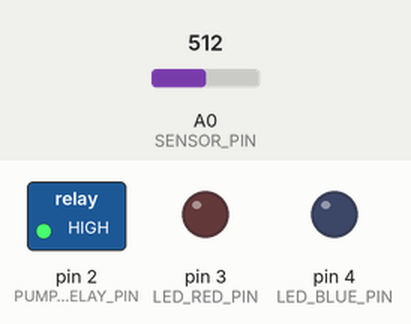
The sketch below on a simulated Arduino Leonardo, built for the host (arithmetic inside an expression is 32-bit, double 64-bit). On the bench: switched loads named in the sketch (green lamp = pin HIGH), output pins drawn as LEDs (lit = HIGH). Inputs (shaded band) come from the test bench; at power-on: A0 (SENSOR_PIN) = 512. WiFi joins after 1.5 s; servers stay silent unless stated; what the sketch prints to the serial monitor is not drawn.

Above: at 0.6 s.
At 1.6 s:
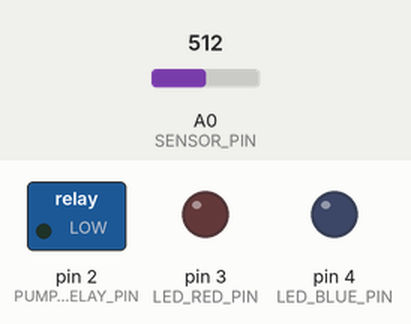
At 39.6 s:
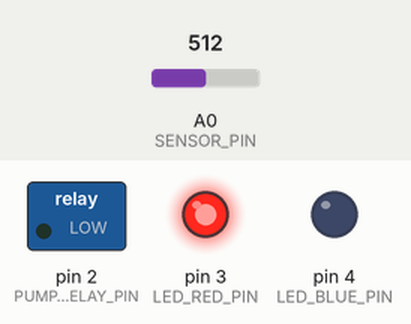
Timing chart, 0 to 40.5 s (numbered marks = the images above):
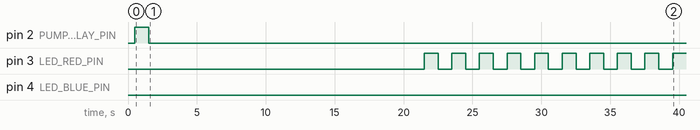

The sketch:

5_Run_WaterPump_with_Delay.ino
```cpp
/********************************************************************************
 * File: 5_Run_WaterPump_with_Delay.ino
 *
 * Description:
 * This sketch demonstrates how to integrate a water pump into the IoT system
 * using a simple, but flawed, `delay()`-based approach. It serves as an
 * educational example to highlight the problems with blocking code in a
 * responsive system.
 *
 * While the non-blocking `millis()` structure is used for sensor reading and
 * ThingSpeak uploads, the water pump control itself is handled by a function
 * that uses long, blocking `delay()` calls.
 *
 * Key Features & Learning Points:
 * 1. Blocking Pump Control: The `runWaterPumpCycle_with_delay()` function
 *    completely halts the microcontroller's execution.
 * 2. Hysteresis Logic: It correctly uses a lower and upper moisture threshold
 *    to decide when to start the watering cycle.
 * 3. The "Delay" Problem: When the pump cycle runs, you will observe that
 *    the status LEDs stop blinking and the Serial Monitor provides no updates.
 *    This is because the main `loop()` is frozen, demonstrating why `delay()`
 *    is unsuitable for responsive, multi-tasking projects.
 ********************************************************************************/

// --- Libraries ---
#include "ThingSpeak.h"
#include "WiFiEsp.h"

// --- Hardware Pin Definitions ---
#define SENSOR_PIN A0
#define PUMP_RELAY_PIN  2
#define LED_RED_PIN     3
#define LED_BLUE_PIN    4

// --- Sensor Calibration ---
// Replace these with the values you found in the calibration step
const int DRY_VALUE = 680; // Raw ADC value for 0% moisture (in air)
const int WET_VALUE = 250; // Raw ADC value for 100% moisture (in water)

// --- Wi-Fi & ThingSpeak Configuration ---
#define ESP_BAUDRATE 115200
#define SERIAL_MON_BAUDRATE 115200
char ssid[] = "YOUR_SSID";     // Your network SSID (name)
char pass[] = "YOUR_PASSWORD"; // Your network password

const unsigned long myChannelNumber = 123456;        // Your ThingSpeak channel number
const char *myWriteAPIKey = "channel_write_apikey";  // Your ThingSpeak Write API Key
const unsigned int moistureFieldNumber = 1;          // Field number for moisture data

// --- Global Variables ---
WiFiEspClient thingspeakClient;
int currentMoisturePercent = 0; // Holds the latest sensor reading
bool isWifiModuleOK = false;    // Flag to track if the ESP8266 is responding

// --- Timing Control (Non-Blocking) ---
// Used to track time for various tasks without using delay()
unsigned long previousSensorReadMillis = 0;
unsigned long previousThingSpeakUploadMillis = 0;
unsigned long previousLedBlinkyMillis = 0;

// Set the intervals for how often tasks should run (in milliseconds)
const long sensorReadInterval = 5000;       // Read sensor every 5 seconds
const long thingSpeakUploadInterval = 60000; // Upload to ThingSpeak every 60 seconds
const long ledBlinkyInterval = 1000;  //led blinks in 1 second, with "red led => no wifi", "blue led => good wifi"

// Pump turn-on time and soak time - need tuning for your own case
const unsigned int pumpOnTime = 1000; // Pump ON time in milliseconds (1 second)
const unsigned int pumpSoakTime = 20000; // Soak time in milliseconds (20 seconds)
// Hysteresis upper and lower moisture threshold values - also need tuning for your own case
const unsigned int upperMoistureThreshold = 35; // Upper threshold in %
const unsigned int lowerMoistureThreshold = 30; // Lower threshold in %

// --- Function Prototypes ---
void connectWiFi();
void readMoisture();
void uploadToThingSpeak();
void controlWaterPump();
void runWaterPumpCycle_with_delay(unsigned int onTime, unsigned int soakTime);
void ledBlinky();

// ==============================================================================
// SETUP: Runs once when the Arduino starts up
// ==============================================================================
void setup() {
  Serial.begin(SERIAL_MON_BAUDRATE);
  Serial1.begin(ESP_BAUDRATE); // Initialize Serial1 for ESP8266 modem
  delay(500); //a short delay to let Serial port settle

  pinMode(PUMP_RELAY_PIN, OUTPUT);
  pinMode(LED_RED_PIN, OUTPUT);
  pinMode(LED_BLUE_PIN, OUTPUT);
  digitalWrite(PUMP_RELAY_PIN, LOW); // Ensure pump is OFF by default
  digitalWrite(LED_RED_PIN, LOW); //turn off RED and BLUE LEDs to start with
  digitalWrite(LED_BLUE_PIN, LOW);

  WiFi.init(&Serial1);

  // Check if the WiFi module is responding.
  if (WiFi.status() == WL_NO_SHIELD) {
    Serial.println("******************************************************");
    Serial.println("ERROR: ESP8266 WiFi module not detected or not responding.");
    Serial.println(" - Check wiring between Mega and ESP8266.");
    Serial.println(" - Ensure ESP8266 has sufficient power.");
    Serial.println(" - The program will continue to run without WiFi.");
    Serial.println("******************************************************");
    isWifiModuleOK = false; // Set flag to prevent further WiFi attempts
  } else {
    Serial.println("WiFi module detected.");
    isWifiModuleOK = true; // WiFi module is OK
  }

  ThingSpeak.begin(thingspeakClient); // Initialize ThingSpeak client
}

// ==============================================================================
// LOOP: Runs continuously and is kept non-blocking
// ==============================================================================
void loop() {
  // Get the current time at the start of the loop
  unsigned long currentMillis = millis();

  // Task 1: Read the moisture sensor at its specified interval
  if (currentMillis - previousSensorReadMillis >= sensorReadInterval) {
    previousSensorReadMillis = currentMillis; // Save the time of this reading
    readMoisture();
  }

  // Task 2: Attempt to upload data to ThingSpeak at its specified interval
  if (currentMillis - previousThingSpeakUploadMillis >= thingSpeakUploadInterval) {
    previousThingSpeakUploadMillis = currentMillis; // Save the time of this attempt

    // Only proceed if the WiFi module was detected at startup
    if (isWifiModuleOK) {
      // If not connected, try to connect now.
      if (WiFi.status() != WL_CONNECTED) {
        connectWiFi();
      }

      // After the connection attempt, check again before uploading.
      if (WiFi.status() == WL_CONNECTED) {
        uploadToThingSpeak();
      }
    }
  }

  // Task 3: Control the water pump (runs on every loop)
  controlWaterPump();

  // Task 4: Blink the LED to give a visual signal
  if(currentMillis - previousLedBlinkyMillis >= ledBlinkyInterval){
    previousLedBlinkyMillis = currentMillis;
    ledBlinky();
  }
}

// ==============================================================================
// --- Helper Functions ---
// ==============================================================================

/**
 * @brief Attempts to connect to the Wi-Fi network.
 * NOTE: WiFi.begin() is a BLOCKING call and can take several seconds to
 * execute. During this time, the main loop will be paused.
 */
void connectWiFi() {
  Serial.println("Attempting to connect to WiFi (this may block for a few seconds)...");
  WiFi.begin(ssid, pass);
}

/**
 * @brief Reads the moisture sensor and updates the global variable.
 */
void readMoisture() {
  int rawValue = analogRead(SENSOR_PIN);

  // Map the raw value to a percentage
  currentMoisturePercent = map(rawValue, DRY_VALUE, WET_VALUE, 0, 100);

  // Constrain the value to the 0-100 range to prevent invalid readings
  currentMoisturePercent = constrain(currentMoisturePercent, 0, 100);

  Serial.print("Sensor Reading -> Raw: ");
  Serial.print(rawValue);
  Serial.print(", Moisture: ");
  Serial.print(currentMoisturePercent);
  Serial.println("%");
}

/**
 * @brief Uploads the current moisture percentage to ThingSpeak.
 */
void uploadToThingSpeak() {
  Serial.println("Uploading data to ThingSpeak...");
  ThingSpeak.setField(moistureFieldNumber, currentMoisturePercent);

  int httpCode = ThingSpeak.writeFields(myChannelNumber, myWriteAPIKey);

  if (httpCode == 200) {
    Serial.println("ThingSpeak upload successful.");
  } else {
    Serial.println("Problem uploading to ThingSpeak. HTTP error code " + String(httpCode));
  }
}

/**
 * @brief Placeholder function for water pump control logic.
 */
void controlWaterPump() {
  // This is where you would add the logic to control the pump.
  if(currentMoisturePercent < lowerMoistureThreshold){
    Serial.println("Moisture below lower threshold. Starting watering cycle.");
    runWaterPumpCycle_with_delay(pumpOnTime, pumpSoakTime);
  } else if(currentMoisturePercent > upperMoistureThreshold){
    Serial.println("Moisture above upper threshold. Too much water, need intervention.");
  } else {
    // do nothing, within hysteresis band
  }
}

/**
 * @brief Blinks the LED to indicate WiFi status.
 * Red LED indicates no WiFi connection. Blue LED indicates good WiFi connection.
 */
void ledBlinky() {
  if(isWifiModuleOK && WiFi.status() == WL_CONNECTED){
    // Blink Blue LED
    digitalWrite(LED_RED_PIN, LOW); // Ensure RED is OFF
    digitalWrite(LED_BLUE_PIN, !digitalRead(LED_BLUE_PIN)); // Toggle BLUE LED
  } else {
    // Blink Red LED
    digitalWrite(LED_BLUE_PIN, LOW); // Ensure BLUE is OFF
    digitalWrite(LED_RED_PIN, !digitalRead(LED_RED_PIN)); // Toggle RED LED
  }
}

/**
 * *
 * @brief Runs a water pump cycle with blocking delays.
 * @param onTime Duration (in milliseconds) to keep the pump ON.
 * @param soakTime Duration (in milliseconds) to wait after turning the pump OFF.
 * NOTE: This function uses blocking delay() calls, which will pause the main loop.
 */
void runWaterPumpCycle_with_delay(unsigned int onTime, unsigned int soakTime) {
  // 1. Turn the water pump ON
  digitalWrite(PUMP_RELAY_PIN, HIGH);
  Serial.println("Pump ON");

  // 2. Wait for the specified 'onTime' duration.
  //    !!! This is a BLOCKING call. The MCU can do nothing else. !!!
  delay(onTime);

  // 3. Turn the water pump OFF
  digitalWrite(PUMP_RELAY_PIN, LOW);
  Serial.println("Pump OFF");

  // 4. Wait for the 'soakTime' to allow water to absorb.
  //    !!! This is also a BLOCKING call. !!!
  Serial.println("Program trapped in delay(soakTime). You won't see LED blinking!");
  delay(soakTime);
  Serial.println("Soak time complete. Cycle finished.");
}
```

Measured:
- by itself, pin 2 (PUMP_RELAY_PIN): LOW → HIGH at 0.50 s, → LOW 1.0 s later
- by itself, pin 3 (LED_RED_PIN): LOW → HIGH at 21.5 s, → LOW 1.0 s later, → HIGH 1.0 s later, → LOW 1.0 s later, … (19 changes in this stretch)
